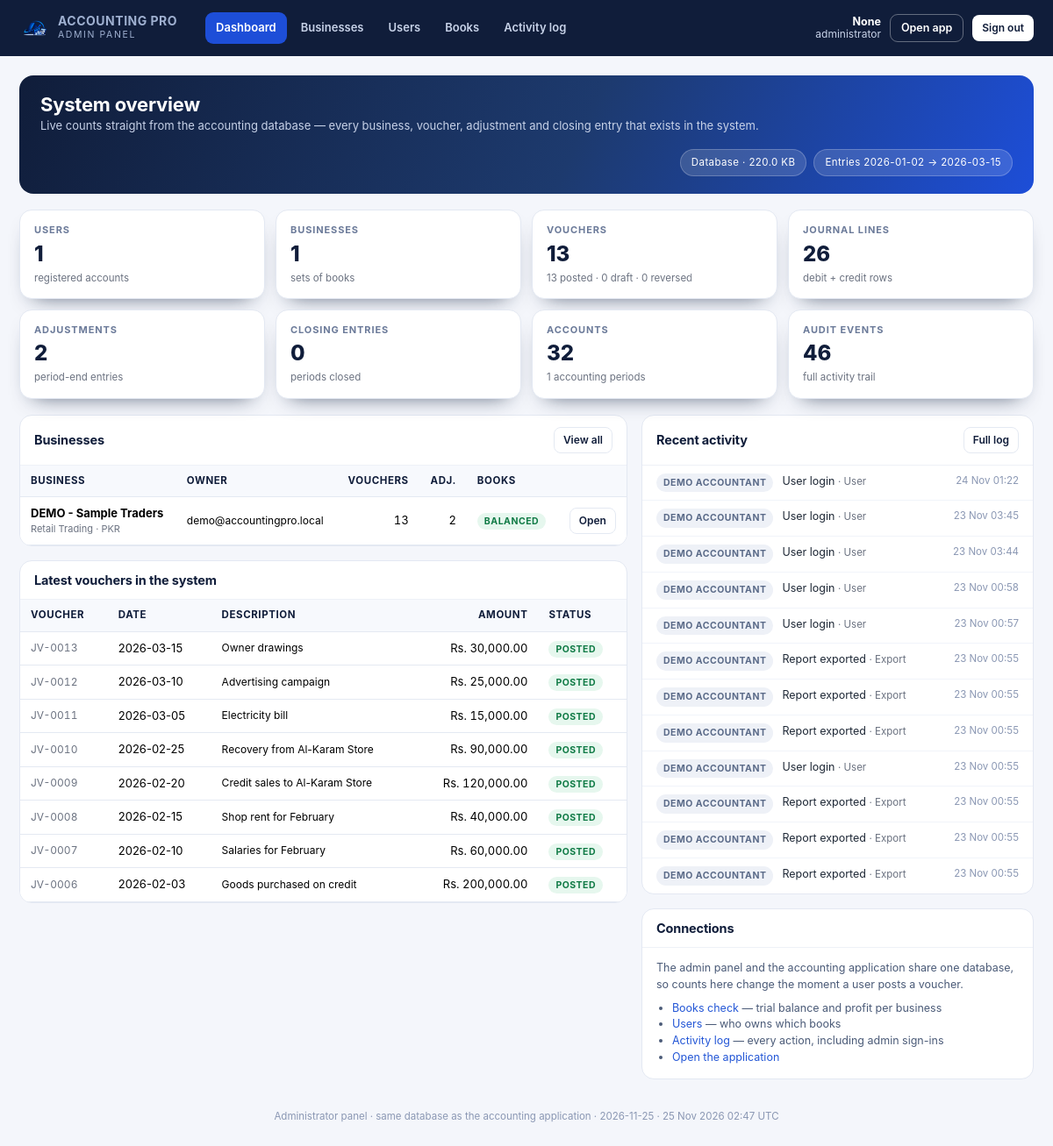
Before: /admin (signed in) with the older database file.
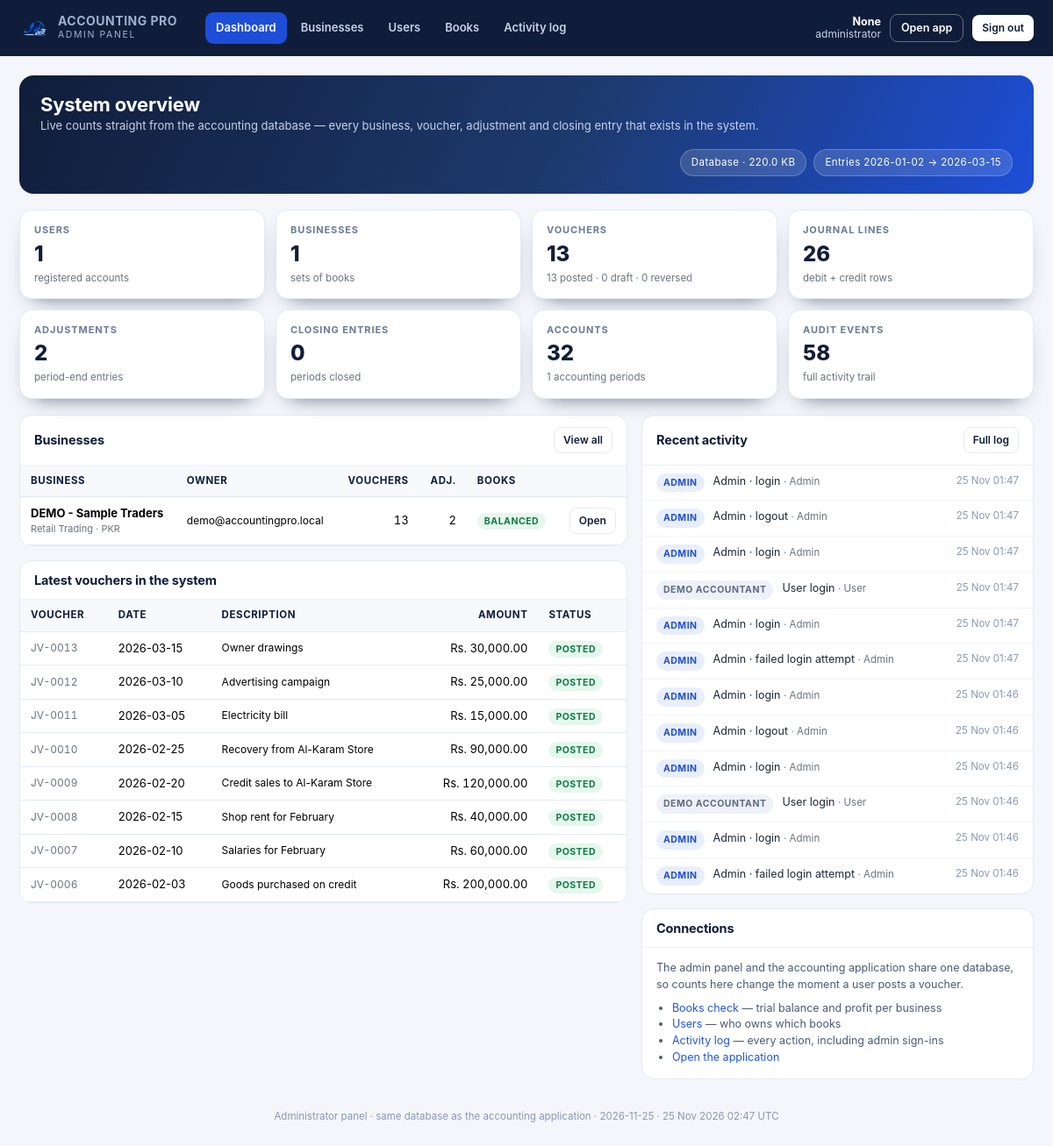
After: the same page with the newer database file.
### models.py (models this page shows, shortened)
class Business(db.Model):
    __tablename__ = "businesses"
    id = db.Column(Integer, primary_key=True)
    user_id = db.Column(Integer, ForeignKey("users.id", ondelete="CASCADE"),
                        nullable=False, index=True)
    name = db.Column(String(190), nullable=False)
    logo = db.Column(String(255))
    owner_name = db.Column(String(150))
    address = db.Column(Text)
    phone = db.Column(String(50))
    email = db.Column(String(190))
    business_type = db.Column(String(100))
    currency = db.Column(String(8), default="PKR", nullable=False)
    fy_start = db.Column(Date, default=lambda: date(2026, 1, 1), nullable=False)
    fy_end = db.Column(Date, default=lambda: date(2026, 3, 31), nullable=False)
    accounting_method = db.Column(String(20), default="Accrual", nullable=False)
    description = db.Column(Text)
    created_at = db.Column(DateTime, default=datetime.utcnow, nullable=False)
    updated_at = db.Column(DateTime, default=datetime.utcnow, onupdate=datetime.utcnow)
    user = relationship("User", back_populates="businesses")
    periods = relationship("AccountingPeriod", back_populates="business",
                           cascade="all, delete-orphan")
    accounts = relationship("Account", back_populates="business",
                            cascade="all, delete-orphan")
    def active_period(self):
        for p in self.periods:
            if p.is_active:
                return p
        return self.periods[0] if self.periods else None

class User(db.Model):
    __tablename__ = "users"
    id = db.Column(Integer, primary_key=True)
    name = db.Column(String(120), nullable=False)
    email = db.Column(String(190), nullable=False, unique=True, index=True)
    password_hash = db.Column(String(255), nullable=False)
    is_active = db.Column(Boolean, default=True, nullable=False)
    reset_token = db.Column(String(120), index=True)
    reset_expires = db.Column(DateTime)
    last_login = db.Column(DateTime)
    created_at = db.Column(DateTime, default=datetime.utcnow, nullable=False)
    businesses = relationship("Business", back_populates="user",
                              cascade="all, delete-orphan")
    settings = relationship("UserSettings", back_populates="user", uselist=False,
                            cascade="all, delete-orphan")

class JournalEntry(db.Model):
    __tablename__ = "journal_entries"
    __table_args__ = (
        UniqueConstraint("business_id", "voucher_no", name="uq_voucher_no"),
        Index("ix_entry_business_date", "business_id", "entry_date"),
    )
    id = db.Column(Integer, primary_key=True)
    business_id = db.Column(Integer, ForeignKey("businesses.id", ondelete="CASCADE"),
                            nullable=False, index=True)
    period_id = db.Column(Integer, ForeignKey("accounting_periods.id", ondelete="SET NULL"))
    voucher_no = db.Column(String(40), nullable=False)
    entry_date = db.Column(Date, nullable=False)
    entry_type = db.Column(String(40), default="General Journal", nullable=False)
    description = db.Column(String(255))
    narration = db.Column(Text)
    reference = db.Column(String(80))
    attachment = db.Column(String(255))
    status = db.Column(String(20), default="draft", nullable=False, index=True)
    reversal_of_id = db.Column(Integer, ForeignKey("journal_entries.id", ondelete="SET NULL"))
    total_debit = db.Column(Money, default=ZERO, nullable=False)
    total_credit = db.Column(Money, default=ZERO, nullable=False)
    created_by = db.Column(Integer, ForeignKey("users.id", ondelete="SET NULL"))
    created_at = db.Column(DateTime, default=datetime.utcnow, nullable=False)
    posted_at = db.Column(DateTime)
    lines = relationship("JournalLine", back_populates="entry",
                         cascade="all, delete-orphan", order_by="JournalLine.id")
    reversal_of = relationship("JournalEntry", remote_side=[id], foreign_keys=[reversal_of_id])

class AuditLog(db.Model):
    __tablename__ = "audit_logs"
    __table_args__ = (Index("ix_audit_user_time", "user_id", "created_at"),)
    id = db.Column(Integer, primary_key=True)
    user_id = db.Column(Integer, ForeignKey("users.id", ondelete="SET NULL"))
    business_id = db.Column(Integer, ForeignKey("businesses.id", ondelete="SET NULL"))
    action = db.Column(String(60), nullable=False)
    record_type = db.Column(String(60))
    record_id = db.Column(Integer)
    previous_values = db.Column(Text)
    new_values = db.Column(Text)
    ip_address = db.Column(String(60))
    created_at = db.Column(DateTime, default=datetime.utcnow, nullable=False, index=True)

### admin_panel.py (the view)
    @app.route("/admin")
    @admin_required
    def admin_dashboard():
        stats = _overview()
        rows = _business_rows()
        for row in rows:
            row["books"] = _check_books(row["business"].id)
        recent_events = (AuditLog.query.order_by(AuditLog.created_at.desc())
                         .limit(12).all())
        recent_vouchers = (JournalEntry.query.order_by(JournalEntry.created_at.desc())
                           .limit(8).all())
        owners = {u.id: u for u in User.query.all()}
        return render_template("admin/dashboard.html", stats=stats, rows=rows,
                               recent_events=recent_events,
                               recent_vouchers=recent_vouchers, owners=owners,
                               db_size=_db_size(),
                               now=datetime.utcnow(),
                               today=date.today())

### accounting/ledger.py (called while the page is built)
def all_lines(business_id, start=None, end=None, account_id=None,
              include_adjustments=False, include_closing=False):
    rows = posted_journal_lines(business_id, start, end, account_id)
    if include_adjustments:
        rows += posted_adjustment_lines(business_id, start, end, account_id)
    if include_closing:
        rows += posted_closing_lines(business_id, start, end, account_id)
    rows.sort(key=lambda r: (r["date"], r["voucher_no"]))
    return rows

### accounting/trial_balance.py (called while the page is built)
def _row(account, debit, credit):
    return {
        "account_id": account.id,
        "code": account.code,
        "name": account.name,
        "category": account.category,
        "subcategory": account.subcategory,
        "subcategory_label": account.subcategory_label,
        "normal_balance": account.normal_balance,
        "debit": money(debit),
        "credit": money(credit),
    }

### admin_panel.py (called while the page is built)
def admin_required(view):
    @wraps(view)
    def wrapped(*args, **kwargs):
        if not session.get("admin_ok"):
            return redirect(url_for("admin_login", next=request.path))
        return view(*args, **kwargs)
    return wrapped

### templates/admin/dashboard.html (shortened to what the changed rows need)
{% extends 'admin/base.html' %}
{% block content %}
<div class="adm-hero">
  <div>
    <h1>System overview</h1>
  </div>
</div>
<div class="kpi-grid">
  <div class="kpi"><span>Audit events</span><strong>{{ stats.events }}</strong><small>full activity trail</small></div>
</div>
<div class="adm-grid">
  <div>
    <section class="adm-card">
      <div class="body flush">
        <div class="table-wrap">
          <table class="table align-middle mb-0">
            <thead><tr><th>Business</th><th>Owner</th><th class="text-end">Vouchers</th>
              <th class="text-end">Adj.</th><th>Books</th><th></th></tr></thead>
            <tbody>
            {% for r in rows[:8] %}
              <tr>
                <td><strong>{{ r.business.name }}</strong>
                  <div class="hint" style="font-size:11px">{{ r.business.business_type or '—' }} · {{ r.business.currency }}</div></td>
                <td class="hint" style="font-size:12px">{{ r.owner.email if r.owner else '—' }}</td>
                <td class="num">{{ r.vouchers }}</td>
                <td class="num">{{ r.adjustments }}</td>
                <td>
                  {% if r.books and r.books.balanced %}<span class="adm-tag ok">Balanced</span>
                  {% elif r.books %}<span class="adm-tag bad">Difference</span>
                  {% else %}<span class="adm-tag muted">—</span>{% endif %}
                </td>
                <td class="text-end"><a class="btn btn-sm btn-ghost"
                   href="{{ url_for('admin_business_detail', business_id=r.business.id) }}">Open</a></td>
              </tr>
            {% else %}
              <tr><td colspan="6" class="hint">No businesses have been created yet.</td></tr>
            {% endfor %}
            </tbody>
          </table>
        </div>
      </div>
    </section>
    <section class="adm-card">
      <div class="body flush">
        <div class="table-wrap">
          <table class="table align-middle mb-0">
            <thead><tr><th>Voucher</th><th>Date</th><th>Description</th>
              <th class="text-end">Amount</th><th>Status</th></tr></thead>
            <tbody>
            {% for v in recent_vouchers %}
              <tr>
                <td class="code">{{ v.voucher_no }}</td>
                <td>{{ v.entry_date }}</td>
                <td class="hint" style="font-size:12px">{{ (v.description or v.entry_type)|truncate(46) }}</td>
                <td class="num">{{ v.total_debit|rs }}</td>
                <td><span class="adm-tag {{ 'ok' if v.status == 'posted' else ('info' if v.status == 'draft' else 'muted') }}">{{ v.status }}</span></td>
              </tr>
            {% else %}
              <tr><td colspan="5" class="hint">No vouchers yet.</td></tr>
            {% endfor %}
            </tbody>
          </table>
        </div>
      </div>
    </section>
  </div>
  <div>
    <section class="adm-card">
      <div class="body flush">
        <ul class="adm-list">
          {% for e in recent_events %}
            {% set ev_user = owners.get(e.user_id) %}
            <li>
              <span class="adm-tag {{ 'info' if e.action.startswith('Admin') else 'muted' }}">
                {{ 'admin' if e.action.startswith('Admin') else (ev_user.name if ev_user else 'system') }}</span>
              <span>{{ e.action }}
                {% if e.record_type %}<span class="hint">· {{ e.record_type }}</span>{% endif %}</span>
              <span class="when">{{ e.created_at.strftime('%d %b %H:%M') }}</span>
            </li>
          {% else %}
            <li class="hint">No activity recorded yet.</li>
          {% endfor %}
        </ul>
      </div>
    </section>
  </div>
</div>
{% endblock %}

Changed rows visible on the page:
no longer on this page (row unchanged): AuditLog: action.name "DEMO ACCOUNTANT", action "User login", record_type "User", created_at "24 Nov 01:22"
no longer on this page (row unchanged): AuditLog: action.name "DEMO ACCOUNTANT", action "User login", record_type "User", created_at "23 Nov 03:45"
no longer on this page (row unchanged): AuditLog: action.name "DEMO ACCOUNTANT", action "User login", record_type "User", created_at "23 Nov 03:44"
no longer on this page (row unchanged): AuditLog: action.name "DEMO ACCOUNTANT", action "User login", record_type "User", created_at "23 Nov 00:58"
no longer on this page (row unchanged): AuditLog: action.name "DEMO ACCOUNTANT", action "User login", record_type "User", created_at "23 Nov 00:57"
no longer on this page (row unchanged): AuditLog: action.name "DEMO ACCOUNTANT", action "Report exported", record_type "Export", created_at "23 Nov 00:55"
no longer on this page (row unchanged): AuditLog: action.name "DEMO ACCOUNTANT", action "Report exported", record_type "Export", created_at "23 Nov 00:55"
no longer on this page (row unchanged): AuditLog: action.name "DEMO ACCOUNTANT", action "Report exported", record_type "Export", created_at "23 Nov 00:55"
no longer on this page (row unchanged): AuditLog: action.name "DEMO ACCOUNTANT", action "User login", record_type "User", created_at "23 Nov 00:55"
no longer on this page (row unchanged): AuditLog: action.name "DEMO ACCOUNTANT", action "Report exported", record_type "Export", created_at "23 Nov 00:55"
no longer on this page (row unchanged): AuditLog: action.name "DEMO ACCOUNTANT", action "Report exported", record_type "Export", created_at "23 Nov 00:55"
no longer on this page (row unchanged): AuditLog: action.name "DEMO ACCOUNTANT", action "Report exported", record_type "Export", created_at "23 Nov 00:55"
added AuditLog: action "ADMIN", action "Admin · login", record_type "Admin", created_at "25 Nov 01:47"
added AuditLog: action "ADMIN", action "Admin · logout", record_type "Admin", created_at "25 Nov 01:47"
added AuditLog: action "ADMIN", action "Admin · login", record_type "Admin", created_at "25 Nov 01:47"
added AuditLog: action.name "DEMO ACCOUNTANT", action "User login", record_type "User", created_at "25 Nov 01:47"
added AuditLog: action "ADMIN", action "Admin · login", record_type "Admin", created_at "25 Nov 01:47"
added AuditLog: action "ADMIN", action "Admin · failed login attempt", record_type "Admin", created_at "25 Nov 01:47"
added AuditLog: action "ADMIN", action "Admin · login", record_type "Admin", created_at "25 Nov 01:46"
added AuditLog: action "ADMIN", action "Admin · logout", record_type "Admin", created_at "25 Nov 01:46"
added AuditLog: action "ADMIN", action "Admin · login", record_type "Admin", created_at "25 Nov 01:46"
added AuditLog: action.name "DEMO ACCOUNTANT", action "User login", record_type "User", created_at "25 Nov 01:46"
added AuditLog: action "ADMIN", action "Admin · login", record_type "Admin", created_at "25 Nov 01:46"
added AuditLog: action "ADMIN", action "Admin · failed login attempt", record_type "Admin", created_at "25 Nov 01:46"
Other visible differences:
{{ stats.events }}: "46" → "58"
